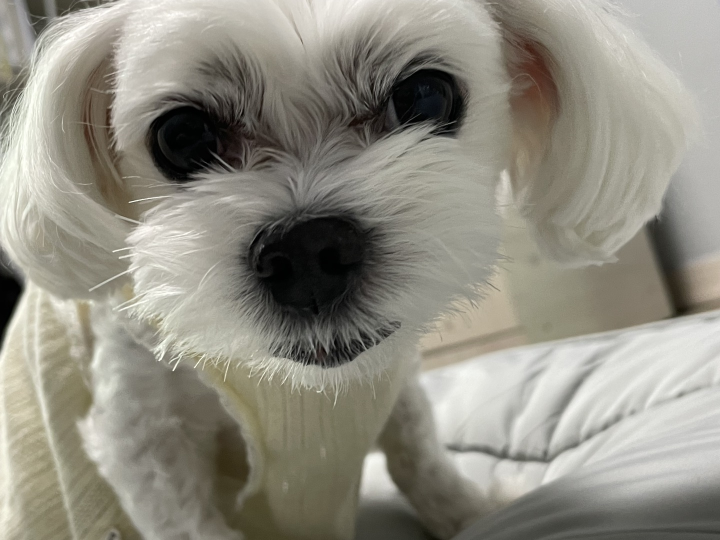
#> input picture puppy.jpg, 1440 x 1080 px (shown at 1/2 size)
$ python Python_OpenCv4.py
#> lines starting #> are read from the running program, lines starting #| are printed output that depends on the picture; after the words box and inside, x2 and y2 are one past the last pixel; in counts of white or black regions, pixels touching at a corner belong together
import cv2
import matplotlib.pyplot as plt
#OpenCv를 활용한 ROI(관심있는 부분) 추출

image = cv2.imread('puppy.jpg')
#> image is the input picture: shape (1080, 1440, 3); mean B, G, R 130.1, 141.4, 144.1
roi = image[200:350,50:400] # 이 부분이 관심있는 부분 (roi).
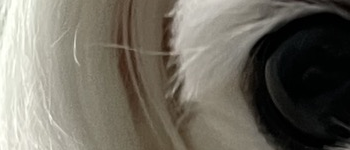
#> roi: shape (150, 350, 3); mean B, G, R 96.1, 106.6, 111
#x(행)부분 200~300 즉 높이를 의미, y(열)부분 50~200 너비부분의 범위.
image[0:150,0:350] = roi
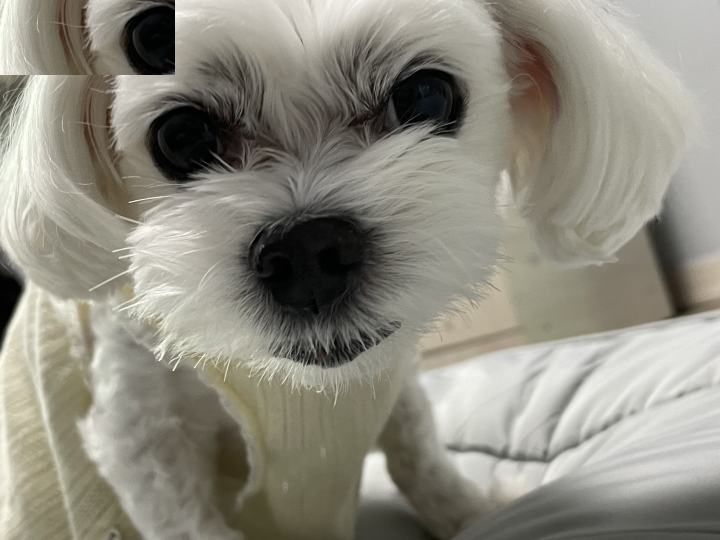
#> image: shape (1080, 1440, 3) (shown at 1/2 size); 3.38% of pixels changed, all inside (x1, y1, x2, y2) = (0, 0, 350, 150)
#범위가 달라지면 오류발생. 복사한 크기와 붙여넣기하는 크기가 같아야 한다.
plt.imshow(cv2.cvtColor(image,cv2.COLOR_BGR2RGB))
plt.show()

$ run again, with ball.jpg copied over puppy.jpg
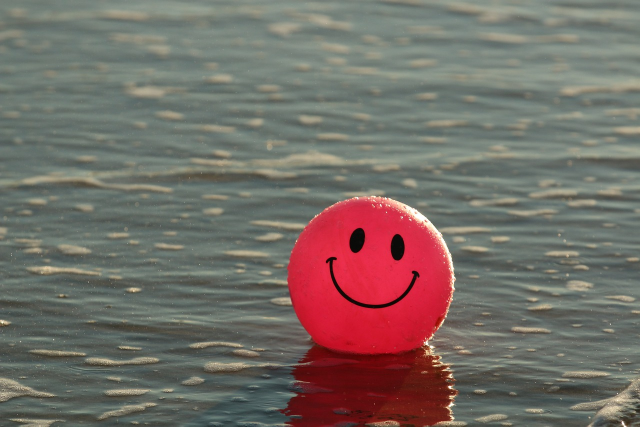
#> input picture ball.jpg, 1280 x 853 px (shown at 1/2 size)
#> image is the input picture: shape (853, 1280, 3); mean B, G, R 102.2, 108.3, 117.7
#> `roi = image[200:350,50:400]`:
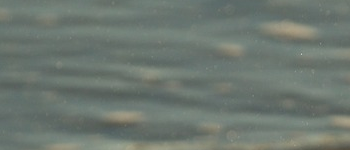
#> roi: shape (150, 350, 3); mean B, G, R 111.7, 119.4, 109.1
#> `image[0:150,0:350] = roi`:
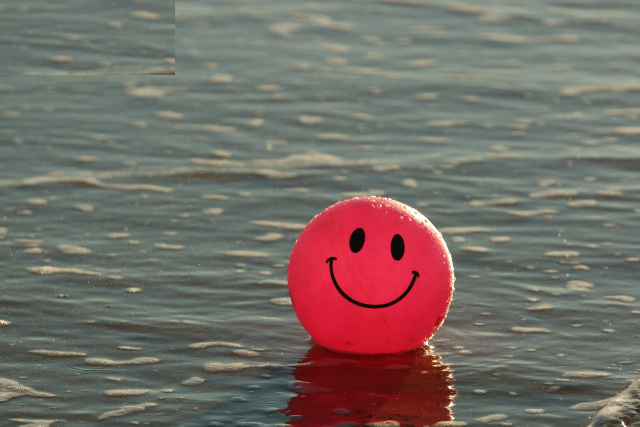
#> image: shape (853, 1280, 3) (shown at 1/2 size); 4.8% of pixels changed, all inside (x1, y1, x2, y2) = (0, 0, 350, 150)

$ run again, with pen.jpg copied over puppy.jpg
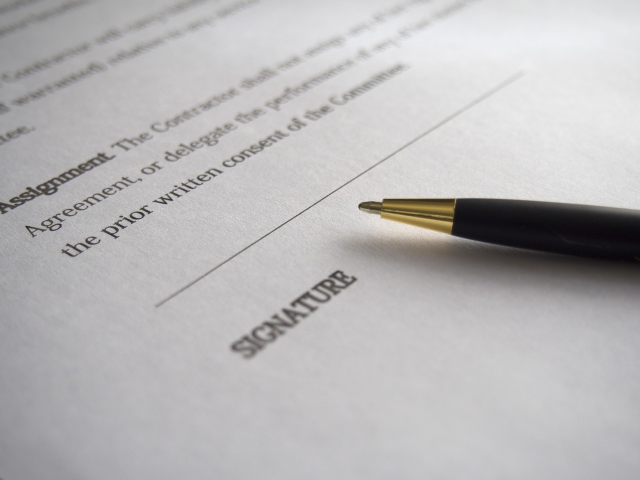
#> input picture pen.jpg, 1280 x 960 px (shown at 1/2 size)
#> image is the input picture: shape (960, 1280, 3); mean B, G, R 183.8, 183.2, 184.6
#> `roi = image[200:350,50:400]`:
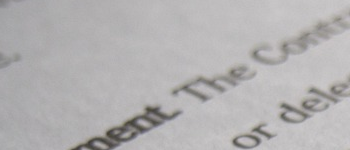
#> roi: shape (150, 350, 3); mean B, G, R 177.8, 177.1, 179
#> `image[0:150,0:350] = roi`:
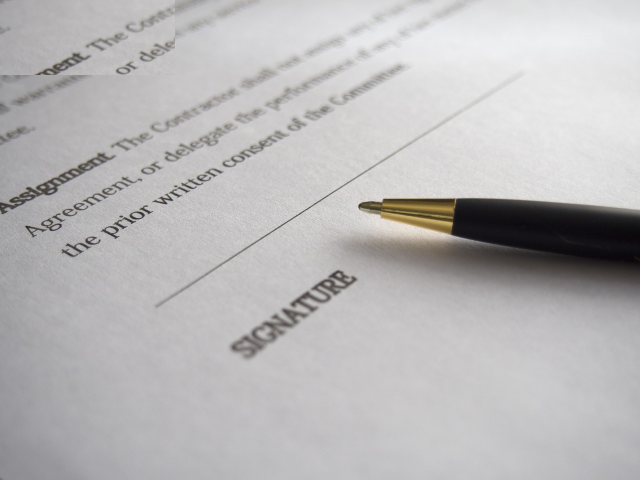
#> image: shape (960, 1280, 3) (shown at 1/2 size); 4.26% of pixels changed, all inside (x1, y1, x2, y2) = (0, 0, 350, 150)
